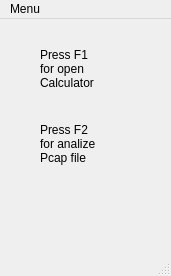
<?xml version="1.0" encoding="UTF-8"?>
<ui version="4.0">
 <class>program</class>
 <widget class="QMainWindow" name="program">
  <property name="geometry">
   <rect>
    <x>0</x>
    <y>0</y>
    <width>171</width>
    <height>276</height>
   </rect>
  </property>
  <property name="windowTitle">
   <string>program</string>
  </property>
  <property name="styleSheet">
   <string notr="true"/>
  </property>
  <widget class="QWidget" name="centralWidget">
   <widget class="QLabel" name="labelPodskazkaCalc">
    <property name="geometry">
     <rect>
      <x>40</x>
      <y>20</y>
      <width>71</width>
      <height>61</height>
     </rect>
    </property>
    <property name="text">
     <string>&lt;html&gt;&lt;head/&gt;&lt;body&gt;&lt;p&gt;Press F1&lt;br/&gt;for open&lt;br/&gt; Calculator&lt;/p&gt;&lt;/body&gt;&lt;/html&gt;</string>
    </property>
   </widget>
   <widget class="QLabel" name="labelPodskazkaPCAP">
    <property name="geometry">
     <rect>
      <x>40</x>
      <y>100</y>
      <width>71</width>
      <height>51</height>
     </rect>
    </property>
    <property name="text">
     <string>&lt;html&gt;&lt;head/&gt;&lt;body&gt;&lt;p&gt;Press F2&lt;br/&gt;for analize&lt;br/&gt;Pcap file&lt;/p&gt;&lt;/body&gt;&lt;/html&gt;</string>
    </property>
   </widget>
  </widget>
  <widget class="QMenuBar" name="menuBar">
   <property name="geometry">
    <rect>
     <x>0</x>
     <y>0</y>
     <width>171</width>
     <height>22</height>
    </rect>
   </property>
   <widget class="QMenu" name="menuMenu">
    <property name="tabletTracking">
     <bool>false</bool>
    </property>
    <property name="title">
     <string>Menu</string>
    </property>
    <addaction name="actionCalculator"/>
    <addaction name="separator"/>
    <addaction name="actionPCap"/>
   </widget>
   <addaction name="menuMenu"/>
  </widget>
  <widget class="QStatusBar" name="statusBar"/>
  <action name="actionCalculator">
   <property name="checkable">
    <bool>false</bool>
   </property>
   <property name="checked">
    <bool>false</bool>
   </property>
   <property name="text">
    <string>Calculator</string>
   </property>
   <property name="shortcut">
    <string>F1</string>
   </property>
  </action>
  <action name="actionPCap">
   <property name="text">
    <string>readPCAP</string>
   </property>
   <property name="shortcut">
    <string>F2</string>
   </property>
  </action>
 </widget>
 <layoutdefault spacing="6" margin="11"/>
 <resources/>
 <connections>
  <connection>
   <sender>actionCalculator</sender>
   <signal>triggered()</signal>
   <receiver>labelPodskazkaCalc</receiver>
   <slot>close()</slot>
   <hints>
    <hint type="sourcelabel">
     <x>85</x>
     <y>137</y>
    </hint>
    <hint type="destinationlabel">
     <x>75</x>
     <y>62</y>
    </hint>
   </hints>
  </connection>
  <connection>
   <sender>actionCalculator</sender>
   <signal>triggered()</signal>
   <receiver>labelPodskazkaPCAP</receiver>
   <slot>close()</slot>
   <hints>
    <hint type="sourcelabel">
     <x>75</x>
     <y>72</y>
    </hint>
    <hint type="destinationlabel">
     <x>75</x>
     <y>147</y>
    </hint>
   </hints>
  </connection>
 </connections>
</ui>
